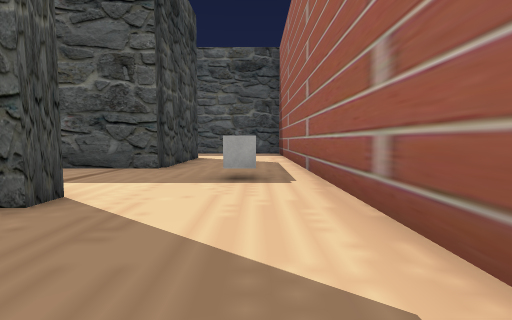
View 1 (above)

15 first-person views from a walk through a 3-D level made in the Unity game engine. The camera is 1.2 m above the floor, tilts 4° down and sees 85° across. The floor is counted in squares, 2 m on a side. Each view is taken from the middle of a square. On the plan, view 1 faces up. The plan holds only what a view shows up to about 9 squares ahead; the rest is blank. The place goes on beyond the plan. The player is left out. Some surface patterns are stand-ins.

View 2
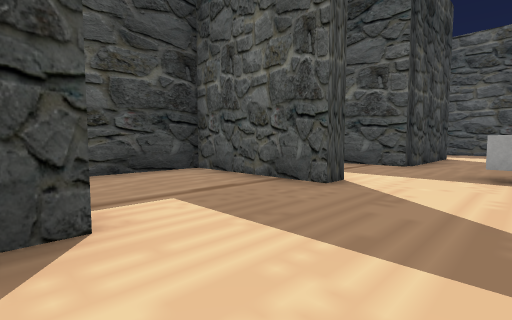

View 3
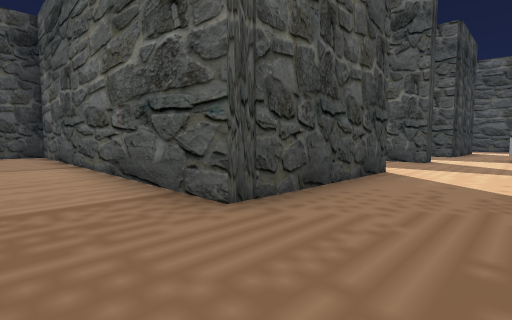

View 4
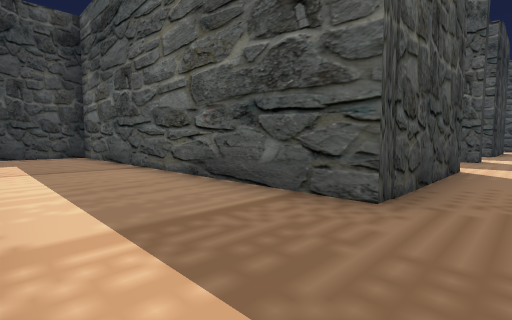

View 5
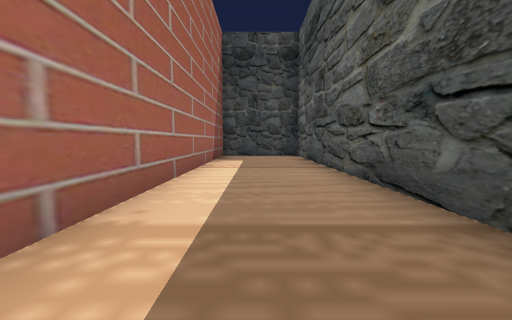

View 6
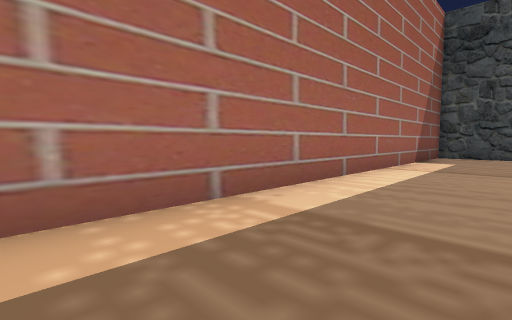

View 7
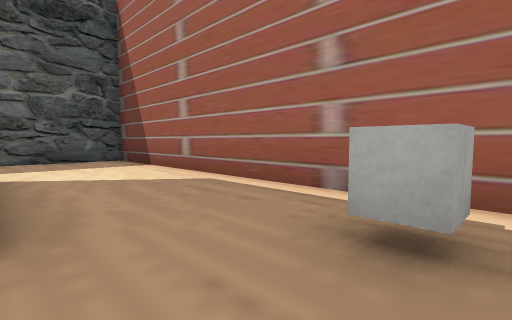

View 8
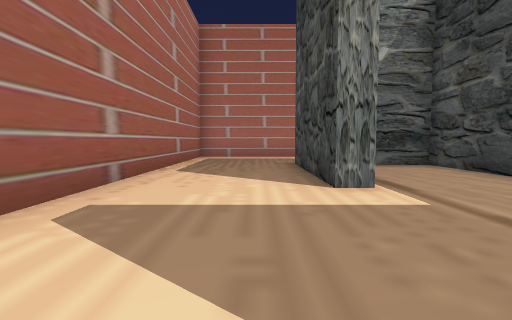

View 9
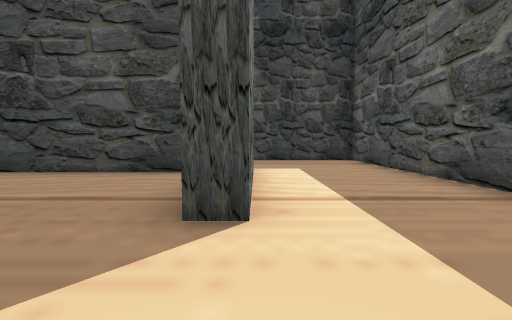

View 10
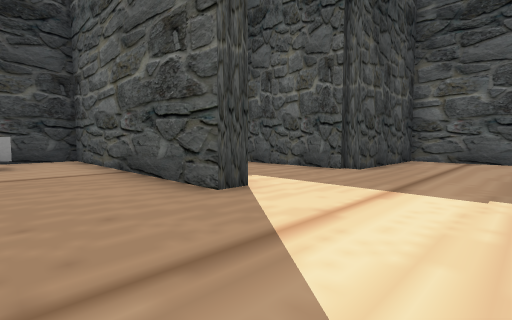

View 11
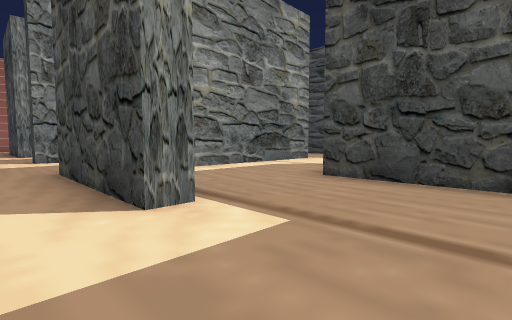

View 12
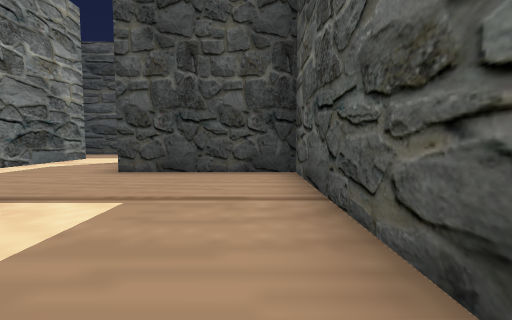

View 13
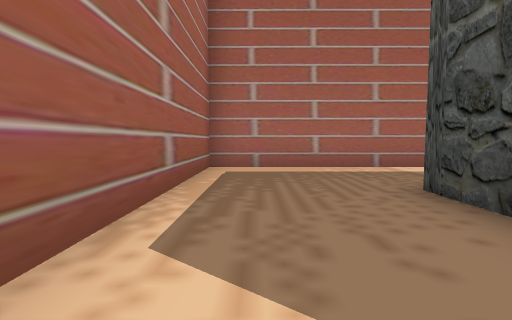

View 14
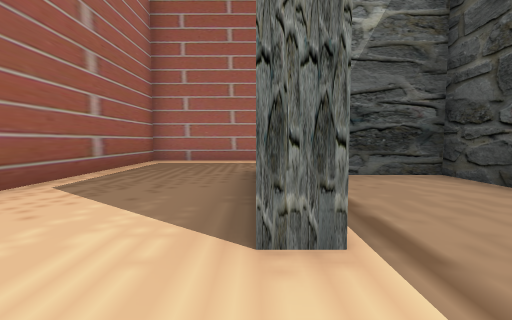

View 15
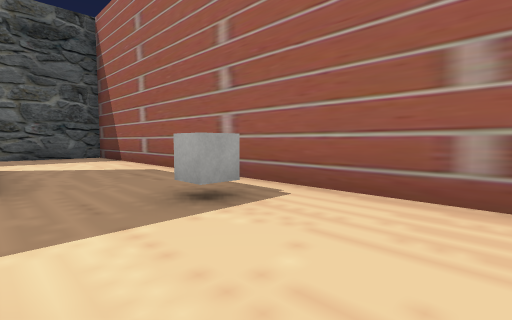

### Floor plan
Points are (right, up) in squares from view 1. A wall is a line through its corners. A room is listed if a view was taken in it or the views show most of it. See-through windows are left out.
Room 1 (views 1, 2, 3, 4, 5, 6, 7, 8, 9, 11, 12, 13, 14, 15)
walls: (-2.6, -0.5) (-2, -0.5) (-2, -4.3) (-11.1, -4.3); (-5, 3) (-2, 3) (-2, 2.5) (-5.3, 2.5) (-5.3, -3.8) (-3.5, -3.8); (-2.6, 9.7) (-2, 9.7) (-2, 6) (-5.5, 6); (-12, -5.1) (-12, -6.9); (-11.5, -7.3) (1.1, -7.3) (1.1, 12.8) (-5.3, 12.8) (-5.3, 9.4)
ways out: opening at (-6, 4.5) to room 2; opening at (-3.5, 9)
objects: cube (0, 4)
Room 2 (view 10)
walls: (-8.5, -0.4) (-8.5, -0.9) (-15.4, -0.9) (-15.4, -2.6); (-5.5, 6) (-8.5, 6) (-8.5, 2.5) (-11.9, 2.5)
ways out: opening at (-6, 4.5) to room 1
objects: cube (-14, -3)

Positions as (right, up) in squares from view 1, and headings:
1: (0, 0), facing up
2: (0, -1), facing up-left
3: (0, -6), facing up-left
4: (-1, -7), facing up-left
5: (-1, -6), facing left
6: (-1, -5), facing down-left
7: (-2, 4), facing up-right
8: (-1, 3), facing down
9: (0, 3), facing left
10: (-6, -3), facing up-left
11: (-1, 12), facing down-left
12: (0, 12), facing left
13: (0, -1), facing down
14: (-2, 1), facing down
15: (-2, 2), facing up-right
